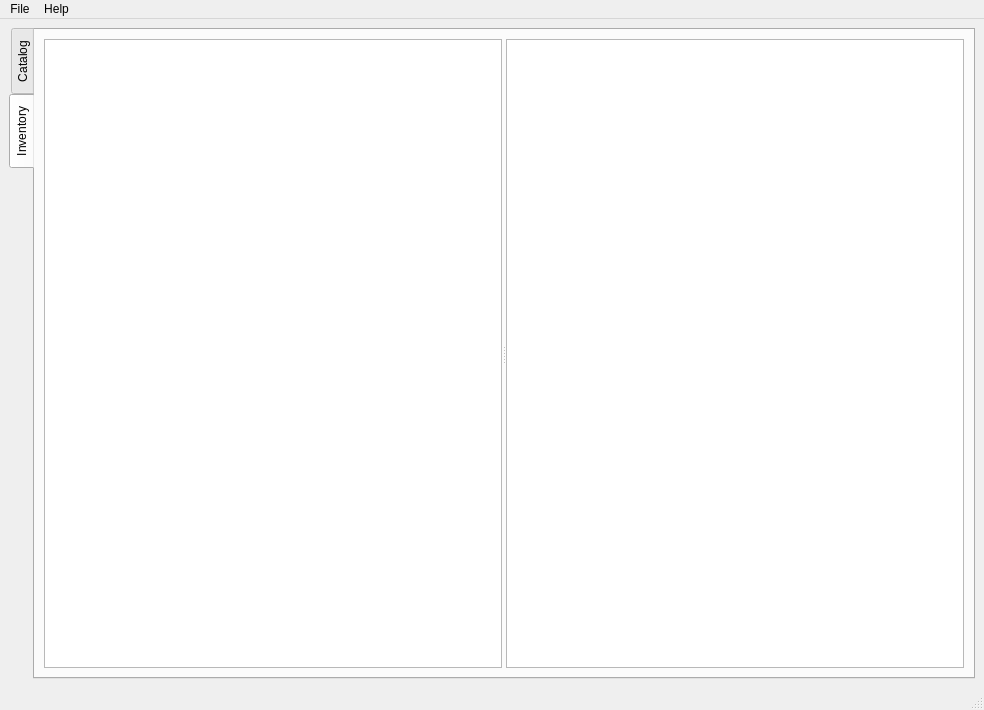
<?xml version="1.0" encoding="UTF-8"?>
<ui version="4.0">
 <class>ApplicationMainWindow</class>
 <widget class="QMainWindow" name="ApplicationMainWindow">
  <property name="geometry">
   <rect>
    <x>0</x>
    <y>0</y>
    <width>984</width>
    <height>710</height>
   </rect>
  </property>
  <property name="windowTitle">
   <string>MainWindow</string>
  </property>
  <widget class="QWidget" name="centralwidget">
   <layout class="QGridLayout" name="gridLayout_2">
    <item row="0" column="0">
     <widget class="QTabWidget" name="tabWidget">
      <property name="tabPosition">
       <enum>QTabWidget::West</enum>
      </property>
      <property name="currentIndex">
       <number>1</number>
      </property>
      <widget class="QWidget" name="CatalogTab">
       <attribute name="title">
        <string>Catalog</string>
       </attribute>
       <layout class="QGridLayout" name="gridLayout">
        <item row="0" column="0">
         <widget class="QSplitter" name="splitter_2">
          <property name="orientation">
           <enum>Qt::Horizontal</enum>
          </property>
          <widget class="QSplitter" name="splitter">
           <property name="orientation">
            <enum>Qt::Vertical</enum>
           </property>
           <widget class="QTreeView" name="categoriesTree"/>
           <widget class="QTextBrowser" name="categoryDescription"/>
          </widget>
          <widget class="QTableView" name="itemsInCategory"/>
         </widget>
        </item>
       </layout>
      </widget>
      <widget class="QWidget" name="InventoryTab">
       <attribute name="title">
        <string>Inventory</string>
       </attribute>
       <layout class="QGridLayout" name="gridLayout_3">
        <item row="0" column="0">
         <widget class="QSplitter" name="splitter_3">
          <property name="orientation">
           <enum>Qt::Horizontal</enum>
          </property>
          <widget class="QListView" name="inventoriesList"/>
          <widget class="QTableView" name="itemsInInventory"/>
         </widget>
        </item>
       </layout>
      </widget>
     </widget>
    </item>
   </layout>
  </widget>
  <widget class="QMenuBar" name="menubar">
   <property name="geometry">
    <rect>
     <x>0</x>
     <y>0</y>
     <width>984</width>
     <height>27</height>
    </rect>
   </property>
   <widget class="QMenu" name="menuFile">
    <property name="title">
     <string>File</string>
    </property>
    <addaction name="actionQuit"/>
   </widget>
   <widget class="QMenu" name="menuHelp">
    <property name="title">
     <string>Help</string>
    </property>
    <addaction name="separator"/>
    <addaction name="actionAbout_Application"/>
    <addaction name="actionAbout_Qt"/>
   </widget>
   <addaction name="menuFile"/>
   <addaction name="menuHelp"/>
  </widget>
  <widget class="QStatusBar" name="statusbar"/>
  <action name="actionAdd_Item">
   <property name="text">
    <string>Add Item</string>
   </property>
  </action>
  <action name="actionAdd_Category">
   <property name="text">
    <string>Add Category</string>
   </property>
  </action>
  <action name="actionQuit">
   <property name="text">
    <string>Quit</string>
   </property>
  </action>
  <action name="actionAbout_Application">
   <property name="text">
    <string>About Application</string>
   </property>
  </action>
  <action name="actionAbout_Qt">
   <property name="text">
    <string>About Qt</string>
   </property>
   <property name="menuRole">
    <enum>QAction::AboutQtRole</enum>
   </property>
  </action>
 </widget>
 <resources/>
 <connections/>
</ui>
